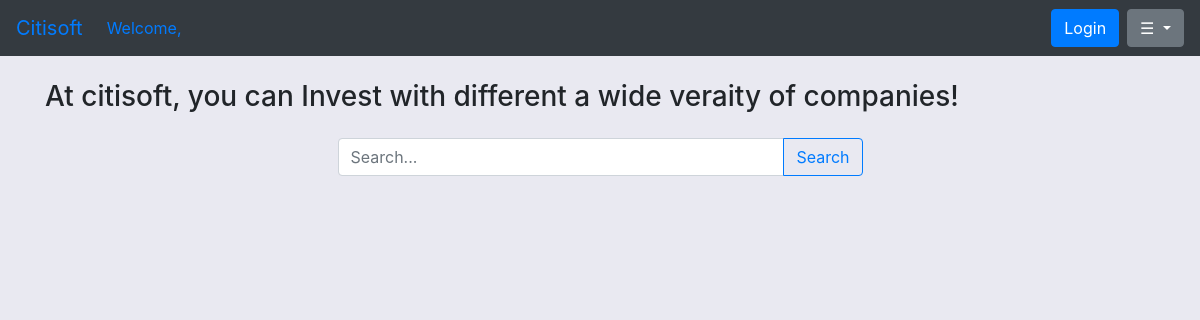
Before: /home/ with the older database file.
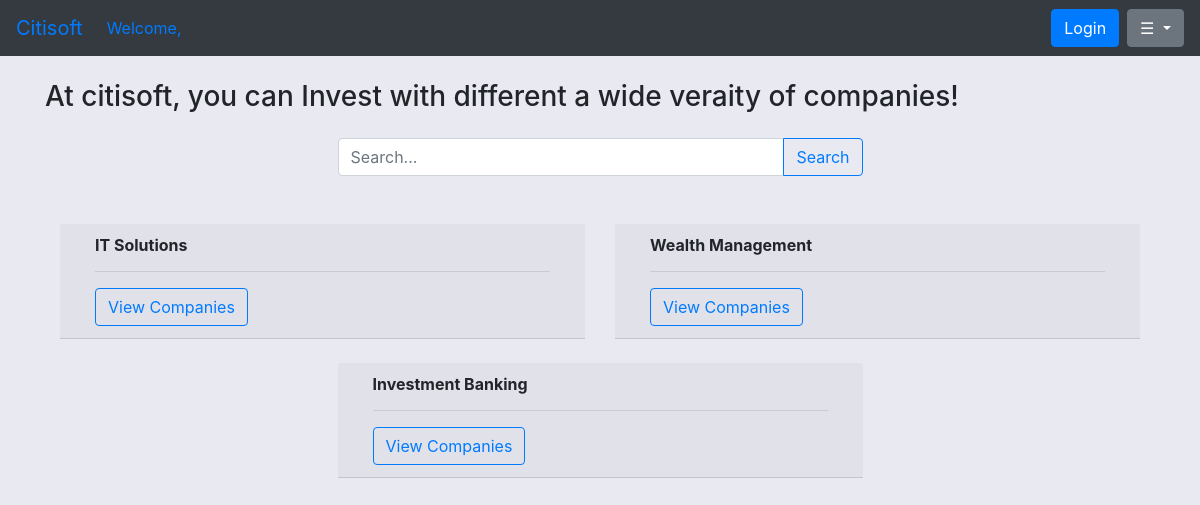
After: the same page with the newer database file.
### citisoft/models.py (models this page shows, shortened)
class Categories(models.Model):
    categoryName = models.CharField(max_length=200, null=True)
    categoryId = models.AutoField(primary_key=True)

### citisoft/views.py (the view)
# urls.py: 2. Add a URL to urlpatterns:  path('', views.home, name='home')
def home(request):   # Request handler
   categories = Categories.objects.all()
   context = {'categories': categories}   # Initialize context dictionary
   return render(request, 'citisoft/user/home.html', context)

### citisoft/templates/citisoft/user/home.html (shortened to what this page needs)
{% extends 'citisoft/user/index.html' %}
{% load static %}
<nav class="navbar navbar-expand-lg navbar-blue bg-dark"> {%block navigation%}
    <a class="navbar-brand" href="{% url 'home' %}">Citisoft</a>
     <div class="collapse navbar-collapse" id="navbarSupportedContent">
        <ul class="navbar-nav mr-auto">
            <li class="nav-item active">
                <a class="nav-link" href="#">Welcome, {{ user.username }}</a>
            </li>
        </ul>
        <div class="form-inline my-2 my-lg-0">
            {% if request.session.clientId %}
            <a href="{% url 'logout' %}" class="btn btn-primary mr-2">Logout</a>
            {% else %}
            <a href="{% url 'userlogin' %}" class="btn btn-primary mr-2">Login</a>
            {% endif %}
            <div class="dropdown">
                <button class="btn btn-secondary dropdown-toggle" type="button" id="dropdownMenuButton" data-toggle="dropdown" aria-haspopup="true" aria-expanded="false">
                    ☰
                </button>
            </div>
        </div>
    </div>
</nav>{%endblock navigation%}
{% block content %}
     <h3>At citisoft, you can Invest with different a wide veraity of companies!</h3>
     <div class="container mt-4">
        <div class="row justify-content-center">
            <div class="col-lg-6 mb-4">
                <div class="input-group">
                    <input type="text" class="form-control" placeholder="Search...">
                    <div class="input-group-append">
                        <button class="btn btn-outline-primary" type="button">Search</button>
                    </div>
                </div>
            </div>
        </div>
    </div>
     <div class="container mt-4">
          <div class="row justify-content-center">
            {% for category in categories %}
              <div class="col-lg-6 mb-4">
                  <div class="card-header">
                      <div class="col-lg-12">
                          <div class="box-element product">
                              <h6><strong>{{ category.categoryName }}</strong></h6>
                              <hr>
                              <a class="btn btn-outline-primary add-btn" href="{% url 'products' categoryId=category.categoryId %}">View Companies</a>
                          </div>
                      </div>
                  </div>
              </div>
              {% endfor %}
              <br>
                       </div>
                   </div>
               </div>
{% endblock content %}

### citisoft/templates/citisoft/user/index.html (shortened to what this page needs)
<!DOCTYPE html>
{% load static %}
<html>
<head>
	<link rel="stylesheet" href="https://stackpath.bootstrapcdn.com/bootstrap/4.4.1/css/bootstrap.min.css">
	<link rel="stylesheet" type="text/css" href="{% static 'css/main.css' %}">
</head>
<body>
    <nav class="navbar navbar-expand-lg navbar-blue bg-dark">{% block navigation%}{%endblock navigation%}
     <div class="container">
            <br>
            {% block content %}{% endblock content %}
</body>
</html>

### static/css/main.css (style rules this page uses)
body { background-color:rgb(233, 233, 241); }

Changed rows visible on the page:
added Categories: categoryName "IT Solutions"
added Categories: categoryName "Wealth Management"
added Categories: categoryName "Investment Banking"
